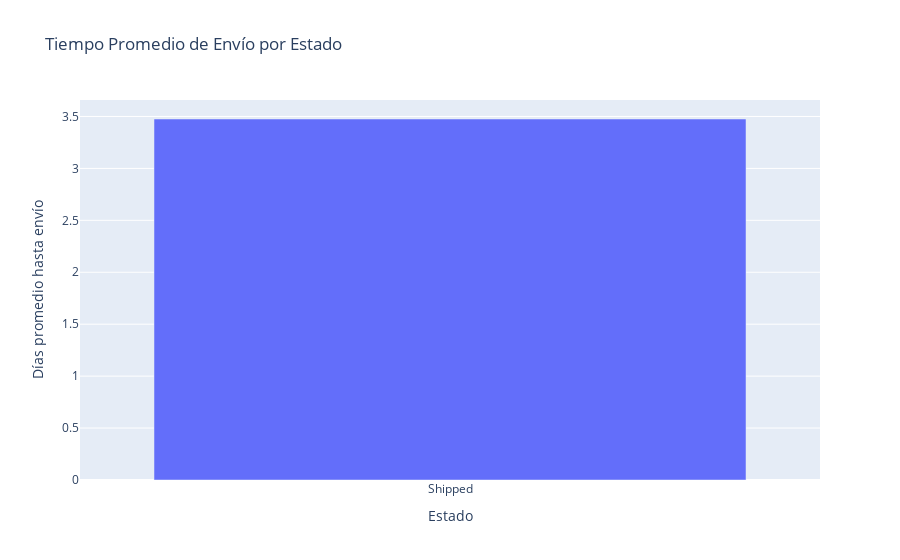

The cell this chart's notebook holds for it:
### Markdown cell above
## 6. Tiempo de Envío por Estado del Pedido

### Code cell
# Filtrar pedidos enviados
df_shipped = df[df['status'] == 'Shipped']

# Gráfico interactivo
fig = px.bar(df_shipped.groupby('status')['days_to_ship'].mean().reset_index(),
             x='status', y='days_to_ship',
             title='Tiempo Promedio de Envío por Estado',
             labels={'days_to_ship': 'Días promedio hasta envío', 'status': 'Estado'})
fig.show()

### Figure 1 — Plotly figure (JSON) as saved in the notebook; plotly's stock layout.template omitted (floating-point values rounded to 4 significant figures)
{"data": [{"hovertemplate": "Estado=%{x}<br>Días promedio hasta envío=%{y}<extra></extra>", "legendgroup": "", "marker": {"color": "#636efa", "pattern": {"shape": ""}}, "name": "", "orientation": "v", "showlegend": false, "textposition": "auto", "type": "bar", "x": ["Shipped"], "xaxis": "x", "y": [3.476], "yaxis": "y"}], "layout": {"barmode": "relative", "legend": {"tracegroupgap": 0}, "title": {"text": "Tiempo Promedio de Envío por Estado"}, "xaxis": {"anchor": "y", "domain": [0, 1], "title": {"text": "Estado"}}, "yaxis": {"anchor": "x", "domain": [0, 1], "title": {"text": "Días promedio hasta envío"}}}}
